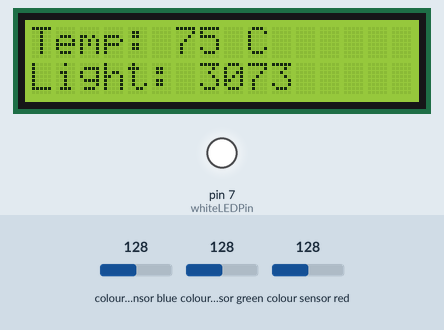
This sketch was run on a simulated Arduino Uno, built with avr-gcc and run on an emulated ATmega328P. Parts: 16×2 character LCD, output pins drawn as LEDs (lit = HIGH). Wiring (inferred from the names in the program): LM75 temperature sensor at I2C address 0x48. The inputs (shaded band) are chosen by the test bench; at power-on: colour sensor blue 128, colour sensor green 128, colour sensor red 128. What the sketch prints to the serial monitor is not drawn.

Above: at 1.2 s.
1.3 s: colour sensor blue set to 5
At 3.4 s:
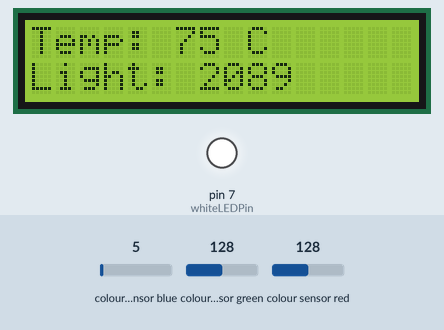
3.7 s: colour sensor green set to 5
At 5.6 s:
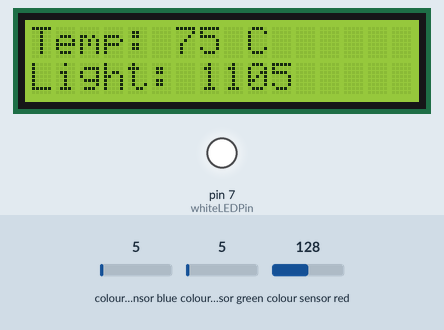
5.9 s: colour sensor red set to 5
At 7.7 s:
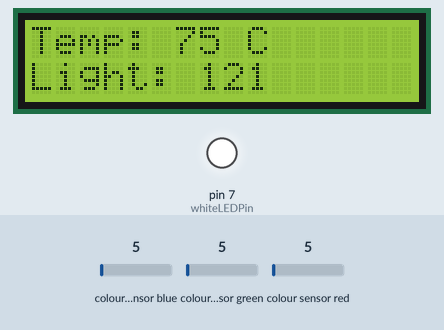
8.0 s: colour sensor blue set to 64
At 9.0 s:
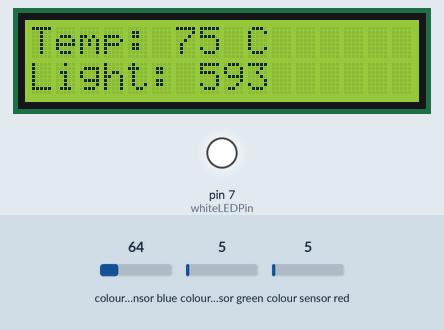
10.2 s: colour sensor green set to 64
At 11.2 s:
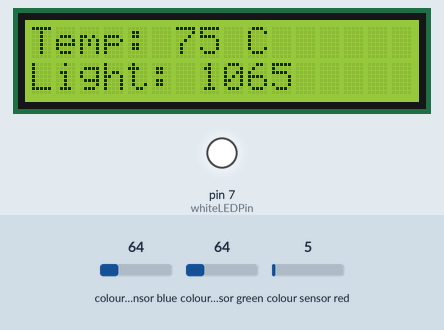
Timing chart, 0 to 13.2 s (numbered marks = the images above; inputs shaded):
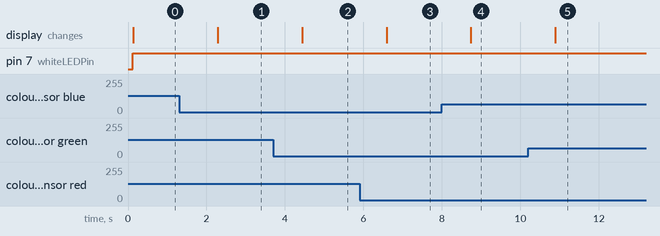

Measured:
- after the input at 1.3 s, the display: changes after 0.99 s (image 1)
- after the input at 3.7 s, the display: changes after 0.74 s (image 2)
- after the input at 5.9 s, the display: changes after 0.69 s (image 3)
- after the input at 8.0 s, the display: changes after 0.74 s (image 4)
- after the input at 10.2 s, the display: changes after 0.69 s (image 5)

The sketch:

pub.ino
```cpp
#include <Wire.h>
#include <Adafruit_TCS34725.h>
#include <LiquidCrystal_I2C.h>

// Fixed thresholds
const int lightThreshold = 300; // Adjust for ambient light conditions
const int tempThreshold = 30;   // Temperature threshold in °C

// Define components
Adafruit_TCS34725 tcs = Adafruit_TCS34725(TCS34725_INTEGRATIONTIME_600MS, TCS34725_GAIN_1X);
LiquidCrystal_I2C lcd(0x27, 16, 2); // Adjust 0x27 to your LCD's I2C address
const int whiteLEDPin = 7;

// DS1621 configuration
#define DS1621_ADDRESS 0x48

// Function to read DS1621 temperature
int readTemperature() {
  Wire.beginTransmission(DS1621_ADDRESS);
  Wire.write(0xAA); // Command to read temperature
  if (Wire.endTransmission() != 0) {
    return -1; // Error in communication
  }

  Wire.requestFrom(DS1621_ADDRESS, 1);
  if (Wire.available()) {
    return Wire.read(); // Read temperature
  }
  return -1; // No data received
}

void setup() {
  Wire.begin();
  Serial.begin(9600);
  lcd.begin(16, 2); // 16 columns, 2 rows
  lcd.backlight();

  if (!tcs.begin()) {
    lcd.print("TCS3472 Error!");
    while (1);
  }

  // Initialize DS1621
  Wire.beginTransmission(DS1621_ADDRESS);
  Wire.write(0xAC); // Access Configuration Register
  Wire.write(0x00); // Continuous conversion mode
  if (Wire.endTransmission() != 0) {
    lcd.print("DS1621 Init Fail!");
    while (1);
  }

  pinMode(whiteLEDPin, OUTPUT);
}

void loop() {
  int temperature = readTemperature();
  if (temperature == -1) {
    lcd.setCursor(0, 0);
    lcd.print("Temp Read Error");
    delay(1000);
    return;
  }

  // Read TCS3472 ambient light
  uint16_t r, g, b, c;
  tcs.getRawData(&r, &g, &b, &c);
  uint16_t brightness = c;

  // Adjust White LED based on thresholds
  if (brightness < lightThreshold || temperature > tempThreshold) {
    digitalWrite(whiteLEDPin, HIGH); // LED ON for low light or high temperature
  } else {
    digitalWrite(whiteLEDPin, LOW); // LED OFF
  }

  // Display data on LCD
  lcd.clear();
  lcd.setCursor(0, 0);
  lcd.print("Temp: ");
  lcd.print(temperature);
  lcd.print(" C");
  lcd.setCursor(0, 1);
  lcd.print("Light: ");
  lcd.print(brightness);

  // Send data to Arduino 2
  Serial.print(temperature);
  Serial.print(",");
  Serial.println(brightness);

  delay(1000);
}
```
